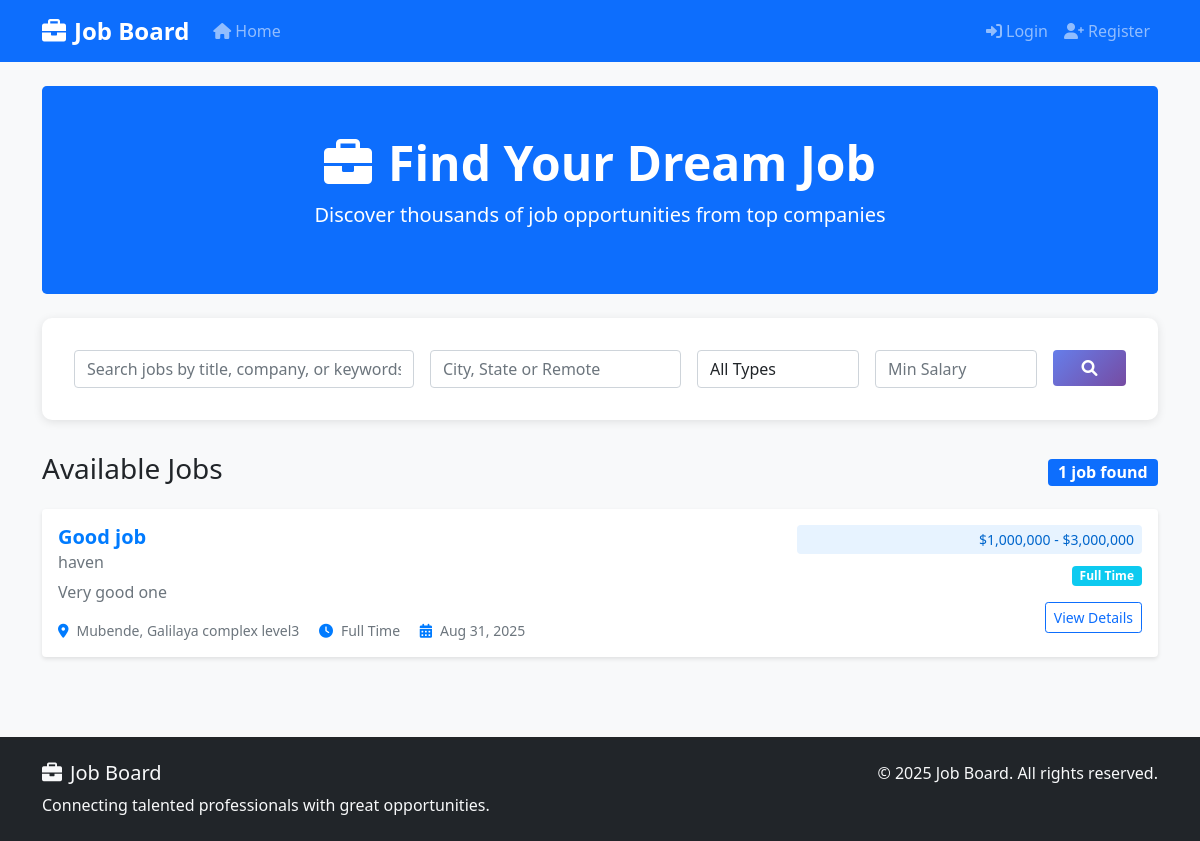
The app's page /, older data.
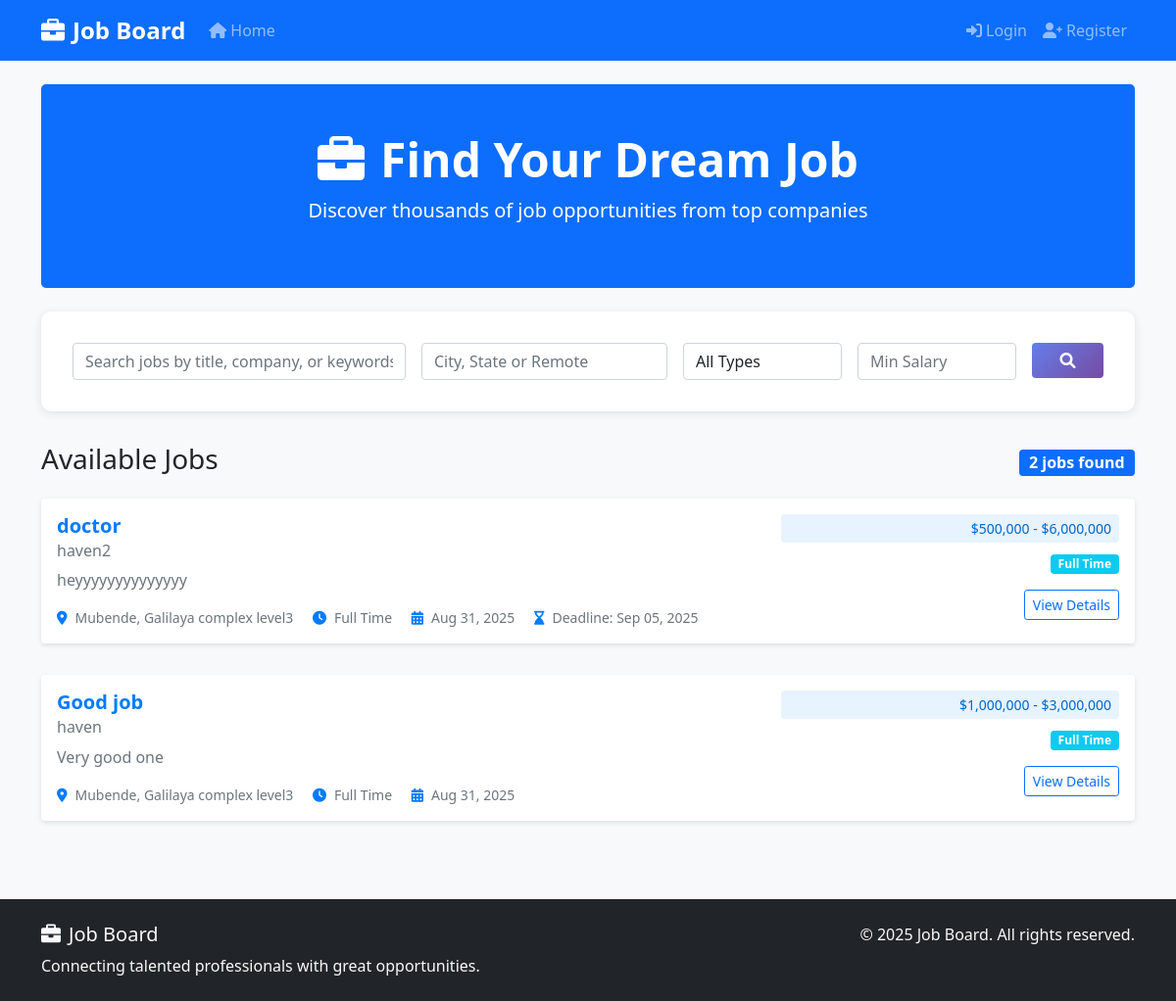
The same page, newer data.
### jobs/models.py (models this page shows, shortened)
class Job(models.Model):
    employer = models.ForeignKey(User, on_delete=models.CASCADE, related_name='jobs')
    title = models.CharField(max_length=200)
    company_name = models.CharField(max_length=200)
    description = models.TextField()
    requirements = models.TextField()
    location = models.CharField(max_length=200)
    salary_min = models.DecimalField(max_digits=10, decimal_places=2, blank=True, null=True)
    salary_max = models.DecimalField(max_digits=10, decimal_places=2, blank=True, null=True)
    job_type = models.CharField(max_length=20, choices=JOB_TYPE_CHOICES, default='full_time')
    is_active = models.BooleanField(default=True)
    created_at = models.DateTimeField(auto_now_add=True)
    updated_at = models.DateTimeField(auto_now=True)
    deadline = models.DateTimeField(blank=True, null=True)
    class Meta:
        ordering = ['-created_at']
    def get_salary_range(self):
        if self.salary_min and self.salary_max:
            return f"${self.salary_min:,.0f} - ${self.salary_max:,.0f}"
        elif self.salary_min:
            return f"From ${self.salary_min:,.0f}"
        elif self.salary_max:
            return f"Up to ${self.salary_max:,.0f}"
        return "Salary not specified"

### jobs/views.py (the view, shortened to what this page needs)
# urls.py: 2. Add a URL to urlpatterns:  path('', views.home, name='home')
def home(request):
    form = JobSearchForm(request.GET or None)
    jobs = Job.objects.filter(is_active=True)
    paginator = Paginator(jobs, 10)
    page_number = request.GET.get('page')
    page_obj = paginator.get_page(page_number)
    context = {
        'form': form,
        'page_obj': page_obj,
        'total_jobs': jobs.count(),
    }
    return render(request, 'jobs/home.html', context)

### jobs/forms.py
class JobSearchForm(forms.Form):
    search = forms.CharField(
        max_length=200,
        required=False,
        widget=forms.TextInput(attrs={
            'class': 'form-control',
            'placeholder': 'Search jobs by title, company, or keywords...'
        })
    )
    location = forms.CharField(
        max_length=200,
        required=False,
        widget=forms.TextInput(attrs={
            'class': 'form-control',
            'placeholder': 'City, State or Remote'
        })
    )
    job_type = forms.ChoiceField(
        choices=[('', 'All Types')] + list(Job._meta.get_field('job_type').choices),
        required=False,
        widget=forms.Select(attrs={'class': 'form-control'})
    )
    salary_min = forms.DecimalField(
        required=False,
        widget=forms.NumberInput(attrs={
            'class': 'form-control',
            'placeholder': 'Min Salary'
        })
    )

### templates/jobs/home.html (shortened to what this page needs)
{% extends 'base.html' %}
{% block content %}
<div class="row">
    <div class="col-12">
        <div class="bg-primary text-white rounded-3 p-5 mb-4 text-center">
            <h1 class="display-5 fw-bold"><i class="fas fa-briefcase me-3"></i>Find Your Dream Job</h1>
            <p class="lead">Discover thousands of job opportunities from top companies</p>
        </div>
    </div>
</div>
<div class="search-form">
    <form method="get" class="row g-3">
        <div class="col-md-4">
            {{ form.search }}
        </div>
        <div class="col-md-3">
            {{ form.location }}
        </div>
        <div class="col-md-2">
            {{ form.job_type }}
        </div>
        <div class="col-md-2">
            {{ form.salary_min }}
        </div>
        <div class="col-md-1">
            <button type="submit" class="btn btn-primary w-100">
                <i class="fas fa-search"></i>
            </button>
        </div>
    </form>
</div>
<div class="d-flex justify-content-between align-items-center mb-3">
    <h3>Available Jobs</h3>
    <span class="badge bg-primary fs-6">{{ total_jobs }} job{{ total_jobs|pluralize }} found</span>
</div>
<div class="row">
    {% for job in page_obj %}
        <div class="col-12 mb-3">
            <div class="card job-card">
                <div class="card-body">
                    <div class="row">
                        <div class="col-md-8">
                            <h5 class="card-title">
                                <a href="{% url 'job_detail' job.pk %}" class="job-title">{{ job.title }}</a>
                            </h5>
                            <h6 class="card-subtitle company-name">{{ job.company_name }}</h6>
                            <p class="card-text text-muted mt-2">{{ job.description|truncatewords:25 }}</p>
                            <div class="job-meta mt-3">
                                <span class="me-3">
                                    <i class="fas fa-map-marker-alt"></i>{{ job.location }}
                                </span>
                                <span class="me-3">
                                    <i class="fas fa-clock"></i>{{ job.get_job_type_display }}
                                </span>
                                <span class="me-3">
                                    <i class="fas fa-calendar-alt"></i>{{ job.created_at|date:"M d, Y" }}
                                </span>
                                {% if job.deadline %}
                                    <span class="me-3">
                                        <i class="fas fa-hourglass-end"></i>Deadline: {{ job.deadline|date:"M d, Y" }}
                                    </span>
                                {% endif %}
                            </div>
                        </div>
                        <div class="col-md-4 text-md-end">
                            {% if job.salary_min or job.salary_max %}
                                <div class="salary-range mb-2">
                                    {{ job.get_salary_range }}
                                </div>
                            {% endif %}
                            <span class="badge bg-info job-type-badge mb-2">
                                {{ job.get_job_type_display }}
                            </span>
                            <div class="mt-2">
                                <a href="{% url 'job_detail' job.pk %}" class="btn btn-outline-primary btn-sm">
                                    View Details
                                </a>
                            </div>
                        </div>
                    </div>
                </div>
            </div>
        </div>
    {% endfor %}
</div>
{% endblock %}

Row changes from the older to the newer data that the page shows:
added Job: title "doctor", company_name "haven2", description "heyyyyyyyyyyyyyy", location "Mubende, Galilaya complex level3", job_type "Full Time", created_at "Aug 31, 2025", deadline "Sep 05, 2025", get_salary_range "$500,000 - $6,000,000"
Text that changed along with them:
{{ total_jobs }}: "1" → "2"
